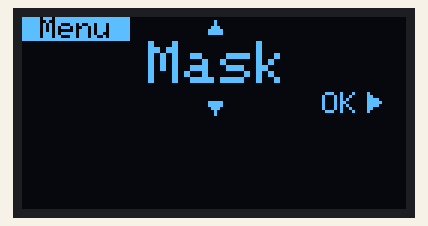
This sketch was run on a simulated Arduino Uno, built with avr-gcc and run on an emulated ATmega328P. Parts: 128×64 one-colour display. What the sketch prints to the serial monitor is not drawn.

Above: at 0.1 s.

The sketch:

oled_menu.ino
```cpp
#include "Adafruit_APDS9960.h"
#include <Adafruit_SH1106.h>
Adafruit_APDS9960 apds;
Adafruit_SH1106 display(-1);

// symbol character hex
#define aup  0x1e
#define adown  0x1f
#define aright  0x10
#define aleft  0x11
#define len 3

uint8_t fg;
uint8_t stock[] = {3,5}; //mask, glove
int ind;
uint8_t page_count=0;
int count=0;
String menu_option[] = {"Mask","Glove","Stock"};
String disp_option[] = {" Mask "," Glove "," Stock "," Menu "};
uint8_t state;

void setup() {
  // put your setup code here, to run once:
  Serial.begin(9600);
  display.begin(SH1106_SWITCHCAPVCC, 0x3C);
  display.clearDisplay();
  if(!apds.begin()){
    Serial.println("failed to initialize Gesture sensor! Please check your wiring.");
  }
  else Serial.println("Gesture sensor initialized!");

  //gesture mode will be entered once proximity mode senses something close
  apds.enableProximity(true);
  apds.enableGesture(true);

  default_disp(3,menu_option[0]);


}

void loop() {
  // put your main code here, to run repeatedly:
fg=0;
  uint8_t gesture = apds.readGesture();
  if(gesture == APDS9960_UP){
    if(page_count==0){
    count--;
    ind = count%len;
    ind = ind < 1 ? ind*(-1) : ind;
    state = uint8_t(ind);
    nav_select(0, menu_option[ind],3);
    Serial.print(String(ind)+"\t"+menu_option[ind]+"\t"+count+"|");
    Serial.print(String(page_count));
    }
    if(page_count==1 && state!=2){
      if(count>1){
        count--;
        nav_select(0, String(count),state);
      }
    }
  }

  if(gesture == APDS9960_DOWN) {
    if(page_count==0){
    count++;
    ind = count%len;
    ind = ind < 1 ? ind*(-1) : ind;
    state = uint8_t(ind);
    nav_select(2, menu_option[ind],3);
    Serial.print(String(ind)+"\t"+menu_option[ind]+"\t"+count+"|");
  }

      if(page_count==1 && state!=2){
        if(count<stock[state]){
          count++;
          nav_select(2, String(count),state);
        }


    }
  }

if(gesture == APDS9960_LEFT) {
    if(page_count>0){
    page_count--;
    count=1;
    nav_select(3,"1",state);
    }
    if(page_count==0){
      default_disp(3,menu_option[state]);
    }


  }
  if(gesture == APDS9960_RIGHT){
      if(page_count==1){
        nav_select(1,String(count),state);
        fin_page(state,"Dispensing "+String(count));
        fg=1;
      }
      if(page_count==0 && !(state==2) && fg==0){
        page_count++;
        count=1;
        nav_select(1,"1",state);
          if(page_count==1 && state!=2 && stock[state]==0){
            out_of_stock(state);
        }
      }

      if(state==2){
        nav_select(1,String(count),state);
        stock_info();
      }
    }

}


void default_disp(uint8_t opt, String str) {
  display.clearDisplay();
  display.setCursor(0,0);
  display.setTextSize(1);
  display.setTextColor(BLACK,WHITE);
  display.println(disp_option[opt]);
  display.setTextSize(2);
  display.setTextColor(WHITE);
  if(str.length()<3){
    display.setCursor(50,8);
  }
  else{
    display.setCursor(60-(str.length()*15/2),8);
  }
  display.println(" "+str+" ");

  display.setTextSize(1);
  display.setTextColor(WHITE);

  up_arrow();

  right_arrow();

  down_arrow();
  if(page_count!=0)
  left_arrow();

  display.display();
  delay(100);
}

void left_arrow(){
display.setCursor(5,25);
  display.print(F(" BACK "));
  display.setCursor(0,25);
  display.write(aleft);
}
void right_arrow(){
  display.setCursor(94,25);
  display.print(F(" OK "));
  display.setCursor(115,25);
  display.write(aright);
}

void up_arrow(){
  display.setCursor(62,0);
  display.write(aup);
}
void down_arrow(){
  display.setCursor(62,27);
  display.write(adown);
}


void nav_select(int nav, String txt, uint8_t menu){
  display.setTextSize(1);
  display.setTextColor(BLACK,WHITE);

  switch(nav){
    case 0: display.setCursor(62,0);
            display.write(aup);
            break;

    case 1: display.setCursor(96,25);
            display.print(F(" OK "));
            display.setCursor(115,25);
            display.write(aright);
            break;

    case 2: display.setCursor(62,27);
            display.write(adown);
            break;

    case 3: display.setCursor(5,25);
            display.print(F(" BACK "));
            display.setCursor(0,25);
            display.write(aleft);
            break;
    }

  display.display();
  delay(200);
  default_disp(menu,txt);
  delay(600);
}

void fin_page(uint8_t opt, String str){
  display.clearDisplay();
  display.setCursor(0,0);
  display.setTextSize(1);
  display.setTextColor(BLACK, WHITE);
  display.println(disp_option[opt]);
  display.setTextColor(WHITE);
  display.setCursor(0,10);
  display.println(str);

  display.setTextColor(WHITE);

  left_arrow();

  display.display();
  dispense_item(state, count);
  count=0;
  page_count=0;
  default_disp(3,menu_option[0]);

}

void stock_info(){
  display.clearDisplay();
  display.setCursor(0,0);
  display.setTextSize(1);
  display.setTextColor(BLACK, WHITE);
  display.println(disp_option[2]);
  display.setTextSize(1);
  display.setTextColor(WHITE);
  display.setCursor(0,8);
  display.print("Mask: "+String(stock[0])+"\nGloves: "+String(stock[1]));

  display.setTextSize(1);
  display.setTextColor(WHITE);

  left_arrow();

  display.display();
  delay(100);
}

void dispense_item(uint8_t item, uint8_t nos){
    stock[item] = stock[item] - nos;
    // motor control
    delay(2000);
}

void out_of_stock(uint8_t opt){
  display.clearDisplay();
  display.setCursor(0,0);
  display.setTextSize(1);
  display.setTextColor(BLACK, WHITE);
  display.println(disp_option[opt]);
  display.setTextSize(1);
  display.setTextColor(WHITE);
  display.setCursor(0,8);
  display.print(F("Out of stock"));

  display.setTextSize(1);
  display.setTextColor(WHITE);

  left_arrow();

  display.display();
  delay(1500);
  count=0;
  page_count=0;
  default_disp(3,menu_option[0]);
}
```
